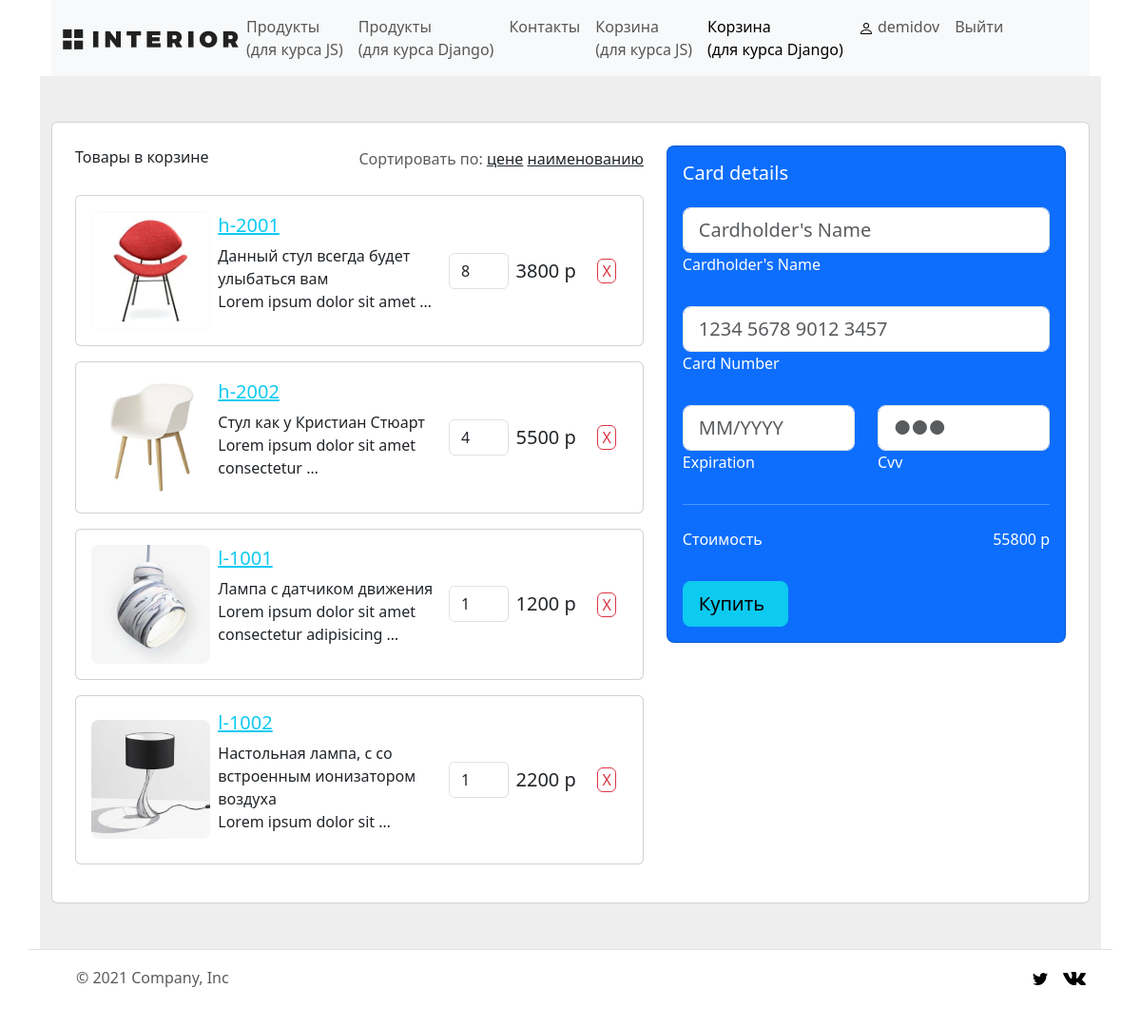
The app's page /django_basket/ (signed in) with its own data.
### shop/models/basket_record.py (models this page shows, shortened)
class BasketRecord(models.Model):
    user = models.ForeignKey(
        verbose_name='Пользователь',
        to=settings.AUTH_USER_MODEL,
        on_delete=models.CASCADE,
    )
    product = models.ForeignKey(
        verbose_name='Товар',
        to='Product',
        on_delete=models.CASCADE,
    )
    count = models.PositiveSmallIntegerField(verbose_name='Количество')
    class Meta:
        verbose_name = 'Запись в корзине'
        verbose_name_plural = 'Записи в корзинах'
        ordering = ('user', 'product')
        unique_together = [['user', 'product']]

### shop/models/product.py (models this page shows, shortened)
class Product(models.Model):
    RATING_CHOICES = [(i, i) for i in range(1, 6)]
    title = models.CharField(
        verbose_name='Название товара',
        max_length=255,
        unique=True
    )
    rating = models.IntegerField(
        verbose_name='Оценка',
        null=True,
        blank=True,
        choices=RATING_CHOICES
    )
    short_description = models.CharField(
        verbose_name='Короткое описание',
        max_length=128
    )
    description = models.TextField(
        verbose_name='Описание',
        null=True,
        blank=True
    )
    price = models.DecimalField(
        verbose_name='Цена',
        max_digits=15,
        decimal_places=3,
    )
    date_updated = models.DateField(
        verbose_name='Дата изменения записи',
        auto_now=True
    )
    category = models.ForeignKey(
        verbose_name='Категория товара',
        to='ProductCategory',
        on_delete=models.CASCADE,
    )
    img = models.ImageField(
        verbose_name="Изображение товара",
        upload_to="img/%Y/%m/%d/",
    )
    quantity = models.PositiveIntegerField(
        verbose_name='Количество',
    )
    buyer = models.ManyToManyField(
        'Buyer',
        verbose_name='Покупатель',
    )
    class Meta:
        verbose_name = 'Продукт'
        verbose_name_plural = 'Продукты'
        ordering = ('title', 'date_updated')

### shop/views.py (the view, shortened to what this page needs)
class DjangoBasketView(ListView):
    template_name = 'shop/django_basket.html'
    model = BasketRecord
    context_object_name = 'records'
    def get_context_data(self, **kwargs):
        context = super().get_context_data(**kwargs)
        context['basket_value'] = 0
        records = BasketRecord.objects.filter(user=self.request.user)
        for record in records:
            context['basket_value'] += record.product.price * record.count
        context['sort_price'] = 'product__price'
        context['sort_title'] = 'product__title'
        if self.request.GET and self.request.GET.get('sort'):
            self.reverse_sort_parameter(
                ['sort_price', 'sort_title'],
                context
            )
        return context
    def get_queryset(self):
        queryset = BasketRecord.objects.filter(user=self.request.user)
        if self.request.GET and self.request.GET.get('sort'):
            sort_parameter = self.request.GET.get('sort')
            queryset = queryset.order_by(sort_parameter)
        return queryset

### shop/templates/shop/django_basket.html (shortened to what this page needs)
{% extends 'baseapp/base.html' %}
{% load static %}
{% block content %}
<div class="container">
   <div class="hero-white">
      <div class="header clearfix">
         {% include 'shop/includes/menu.html' %}
      </div>
   </div>
   <section class="h-100 h-custom" style="background-color: #eee;">
      <div class="container py-5 h-100">
         <div class="row d-flex justify-content-center align-items-center h-100">
            <div class="col">
               <div class="card">
                  <div class="card-body p-4">
                     <div class="row">
                        <div class="col-lg-7">
                           <div class="d-flex justify-content-between align-items-center mb-4">
                              <div>
                                 <p class="mb-1">Товары в корзине</p>
                              </div>
                              <div>
                                 <p class="mb-0"><span class="text-muted">Сортировать по:</span>
                                    <a href="?sort={{sort_price}}" class="text-body">цене</a>
                                    <a href="?sort={{sort_title}}" class="text-body">наименованию</a>
                                 </p>
                              </div>
                           </div>
                           <div class="basket-container">
                              {% for record in records %}
                              <div class="card mb-3">
                                 <div class="card-body">
                                    <div class="d-flex">
                                       <div class="d-flex flex-row align-items-center col-8">
                                          <div class="col-4">
                                             <img src="{{ record.product.img.url }}" class="img-fluid rounded-3"
                                                alt="Shopping item">
                                          </div>
                                          <div class="ms-2 col-8">
                                             <h5>
                                                <a href="{% url 'django_product_detail' record.product.pk %}"
                                                   class="link-info">
                                                   {{ record.product.title }}
                                                </a>
                                             </h5>
                                             <p class="mb-0">
                                                {{ record.product.description | linebreaks | truncatewords:10 }}
                                             </p>
                                          </div>
                                       </div>
                                       <div class="d-flex flex-row align-items-center col-4">
                                          <div class="col-4">
                                             <input type="number" class="counter form-control"
                                                value="{{ record.count }}">
                                          </div>
                                          <div class="col-6">
                                             <h5 class="ms-2 mb-0 product-price"
                                                data-product-price="{{record.product.price}}">
                                                {{ record.product.price|floatformat:"0" }} р
                                             </h5>
                                          </div>
                                          <form class="col-2" method="post"
                                             action="{% url 'django_remove_basket_record' record.pk %}">
                                             <button type="submit" class="btn btn-outline-danger px-1 py-0"
                                                title="Удалить">Х</button>
                                          </form>
                                       </div>
                                    </div>
                                 </div>
                              </div>
                              {% endfor %}
                           </div>
                        </div>
                        <div class="col-lg-5">
                           <div class="card bg-primary text-white rounded-3">
                              <div class="card-body">
                                 <div class="d-flex justify-content-between align-items-center mb-4">
                                    <h5 class="mb-0">Card details</h5>
                                 </div>
                                 <form class="mt-4">
                                    <div class="form-outline form-white mb-4">
                                       <input type="text" id="typeName" class="form-control form-control-lg" siez="17"
                                          placeholder="Cardholder's Name" />
                                       <label class="form-label" for="typeName">Cardholder's Name</label>
                                    </div>
                                    <div class="form-outline form-white mb-4">
                                       <input type="text" id="typeText1" class="form-control form-control-lg" siez="17"
                                          placeholder="1234 5678 9012 3457" minlength="19" maxlength="19" />
                                       <label class="form-label" for="typeText">Card Number</label>
                                    </div>
                                    <div class="row mb-4">
                                       <div class="col-md-6">
                                          <div class="form-outline form-white">
                                             <input type="text" id="typeExp" class="form-control form-control-lg"
                                                placeholder="MM/YYYY" size="7" id="exp" minlength="7" maxlength="7" />
                                             <label class="form-label" for="typeExp">Expiration</label>
                                          </div>
                                       </div>
                                       <div class="col-md-6">
                                          <div class="form-outline form-white">
                                             <input type="password" id="typeText" class="form-control form-control-lg"
                                                placeholder="&#9679;&#9679;&#9679;" size="1" minlength="3"
                                                maxlength="3" />
                                             <label class="form-label" for="typeText">Cvv</label>
                                          </div>
                                       </div>
                                    </div>
                                 </form>
                                 <hr class="my-4">
                                 <div class="d-flex justify-content-between mb-4">
                                    <p class="mb-2">Стоимость</p>
                                    <p class="mb-2" id="basket-value">{{ basket_value|floatformat:"0" }} р
                                    </p>
                                 </div>
                                 <button type="button" class="btn btn-info btn-block btn-lg">
                                    <div class="d-flex justify-content-between">
                                       <span>Купить </span>
                                    </div>
                                 </button>
                              </div>
                           </div>
                        </div>
                     </div>
                  </div>
               </div>
            </div>
         </div>
      </div>
   </section>
</div>
{% endblock content %}

### shop/templates/shop/includes/menu.html (shortened to what this page needs)
{% load static %}
<div class="container">
    <nav class="navbar navbar-expand-lg navbar-light bg-light">
        <div class="container-fluid">
            <a href="{% url 'main' %}">
                <img src="{% static 'shop/img/logo.png' %}" alt="" width="185" height="22">
            </a>
            <div class="collapse navbar-collapse" id="navbarSupportedContent">
                <ul class="navbar-nav me-auto mb-2 mb-lg-0">
                    <li class="nav-item">
                        <a href="{% url 'js_products' %}"
                            class="nav-link {% if request.resolver_match.url_name == 'js_products' %}active{% endif %}">
                            Продукты</br> (для курса JS)
                        </a>
                    </li>
                    <li class="nav-item">
                        <a href="{% url 'django_products' %}"
                            class="nav-link {% if request.resolver_match.url_name == 'django_products' %}active{% endif %}">
                            Продукты</br> (для курса Django)
                        </a>
                    </li>
                    <li class="nav-item">
                        <a href="{% url 'contact' %}"
                            class="nav-link {% if request.resolver_match.url_name == 'contact' %}active{% endif %}">
                            Контакты
                        </a>
                    </li>
                    <li class="nav-item">
                        <a href="{% url 'js_basket' %}"
                            class="nav-link {% if request.resolver_match.url_name == 'js_basket' %}active{% endif %}">
                            Корзина</br> (для курса JS)
                        </a>
                    </li>
                    <li class="nav-item">
                        <a href="{% url 'django_basket' %}"
                            class="nav-link {% if request.resolver_match.url_name == 'django_basket' %}active{% endif %}">
                            Корзина</br> (для курса Django)
                        </a>
                    </li>
                    {% if request.user.is_authenticated %}
                    <li class="nav-item">
                        <a href="{% url 'baseapp:index' %}" class="nav-link">
                            <img src="{% static 'shop/img/menu/person.svg' %}" alt="">
                            {{ request.user.username }}
                        </a>
                    </li>
                    <li class="nav-item">
                        <a href="{% url 'accounts:log_out' %}" class="nav-link">
                            Выйти
                        </a>
                    </li>
                    {% else %}
                    <li class="nav-item">
                        <a href="{% url 'accounts:log_in' %}" class="nav-link">
                            Войти
                        </a>
                    </li>
                    {% endif %}
                </ul>
            </div>
        </div>
    </nav>
</div>

### records on screen
BasketRecord: product.img (picture), product "h-2001", product.description "Данный стул всегда будет улыбаться вам Lorem ipsum dolor sit amet …", count "8", product.price "3800"
BasketRecord: product.img (picture), product "h-2002", product.description "Стул как у Кристиан Стюарт Lorem ipsum dolor sit amet consectetur …", count "4", product.price "5500"
BasketRecord: product.img (picture), product "l-1001", product.description "Лампа с датчиком движения Lorem ipsum dolor sit amet consectetur adipisicing …", count "1", product.price "1200"
BasketRecord: product.img (picture), product "l-1002", product.description "Настольная лампа, с со встроенным ионизатором воздуха Lorem ipsum dolor sit …", count "1", product.price "2200"

### other values on screen
{{ request.user.username }} "demidov"
{{ basket_value|floatformat:"0" }} "55800"
